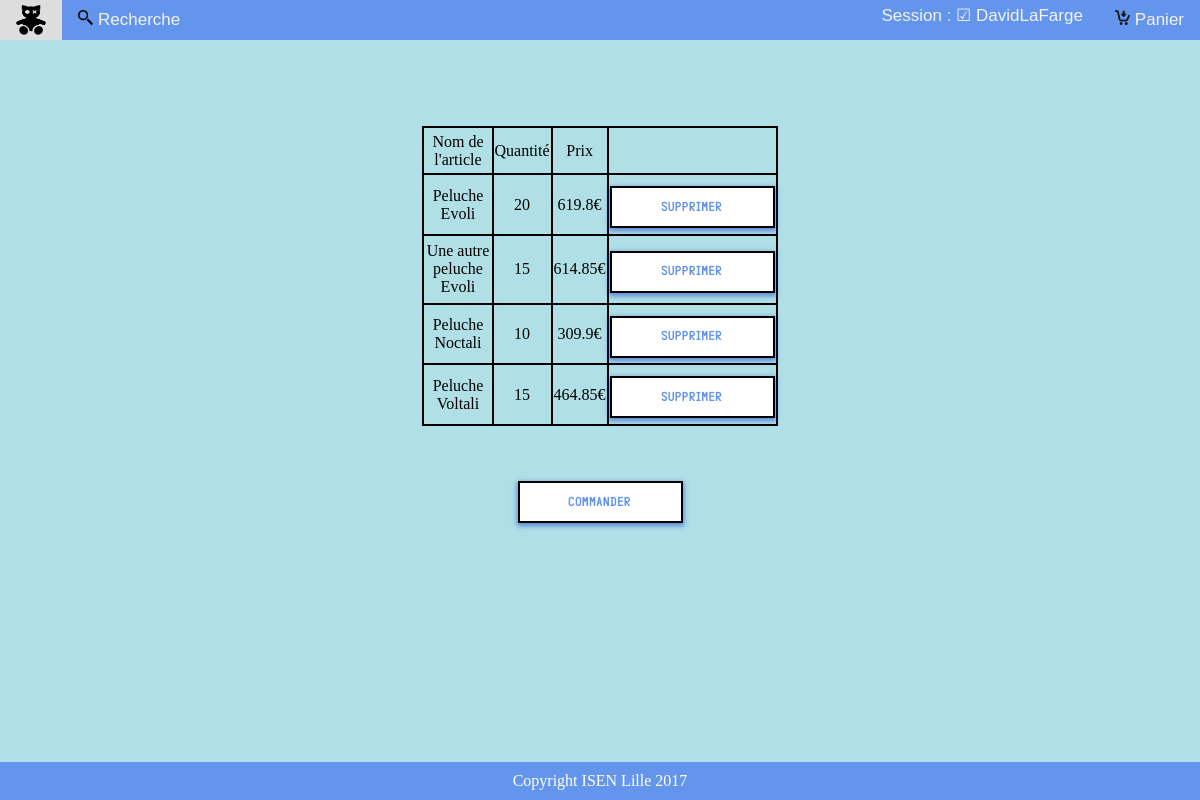
Screenshot of /page_panier/index.php (signed in) with the database file from the repository.
### tables this page shows
CREATE TABLE IF NOT EXISTS `products` (
  `productid` int(11) NOT NULL AUTO_INCREMENT,
  `categorie` varchar(255) NOT NULL,
  `nom_produit` varchar(255) NOT NULL,
  `description` varchar(255) NOT NULL,
  `image` varchar(255) NOT NULL,
  `prix` float NOT NULL,
  PRIMARY KEY (`productid`)
);

### page_panier/index.php (called while the page is built, shortened)
<?php
include('../user.php');
require 'model.php';
$panier = panierUtilisateur($sessionid);
$contenu_panier = afficherPanier($panier);
require 'view.php';

### page_panier/model.php (the view, shortened to what this page needs)
<?php
function panierUtilisateur($userid) {
	try{
			$db = connectDB();
                        $db->setAttribute(PDO::ATTR_ERRMODE, PDO::ERRMODE_EXCEPTION);
			$sql = 'SELECT `products`.productid, `products`.nom_produit,SUM(`paniers`.`quantite`) as quantite,SUM(`products`.`prix` * `paniers`.`quantite`) as prix FROM `products`,`paniers` WHERE `paniers`.`userid`='.$userid.' AND `products`.`productid` = `paniers`.`productid` GROUP BY `products`.`productid`';
			$query = $db->query($sql);
			return $query;
		}
		catch (PDOException $e){
			echo ('Erreur: ' .$e->getMessage());
		}
}
function afficherPanier($reponse) {
    if (!empty($reponse)) {
		echo('<table><thead><tr><td>Nom de l\'article</td><td>Quantité</td><td>Prix</td></tr>');
        foreach ($reponse as $row) {
            echo('<tr><form method="get"><td>'.$row['nom_produit'].'</td><td>'.$row['quantite'].'</td><td>'.round($row['prix'],2).'€</td><td><input type="hidden" name="productid" value="'.$row['productid'].'"><input type="submit" name="supprimer" value="Supprimer"></td></form></tr>');
        }
		echo('</table></thead>');
        return ob_get_clean();
    }
}

### style.css (style rules this page uses)
body { background-color: powderblue; margin-bottom: 90px; }
footer { background-color: cornflowerblue; text-align: center; color: white; margin-top: 50px; padding: 10px; }
[type='submit'] { margin-top: 5px; background-color: white; height: 42px; width:165px; border: 2px solid black; font-family:"hangar"; letter-spacing: 1px; color: cornflowerblue; box-shadow: 0px 2px 5px 1px rgba(0,50,200,0.5); }
form { text-align: center; padding-top: 50px; }
table { border: 2px solid black; border-collapse: collapse; text-align: center; height: 300px; width: 30%; margin-left: auto; margin-right: auto; margin-top: 100px; }
td { border: 2px solid black; }

### rows the page displays
products: nom_produit "Peluche Evoli", quantite "20", prix "619.8"
products: nom_produit "Une autre peluche Evoli", quantite "15", prix "614.85"
products: nom_produit "Peluche Noctali", quantite "10", prix "309.9"
products: nom_produit "Peluche Voltali", quantite "15", prix "464.85"

### other values shown
$temp1['name'] "☑ DavidLaFarge"
